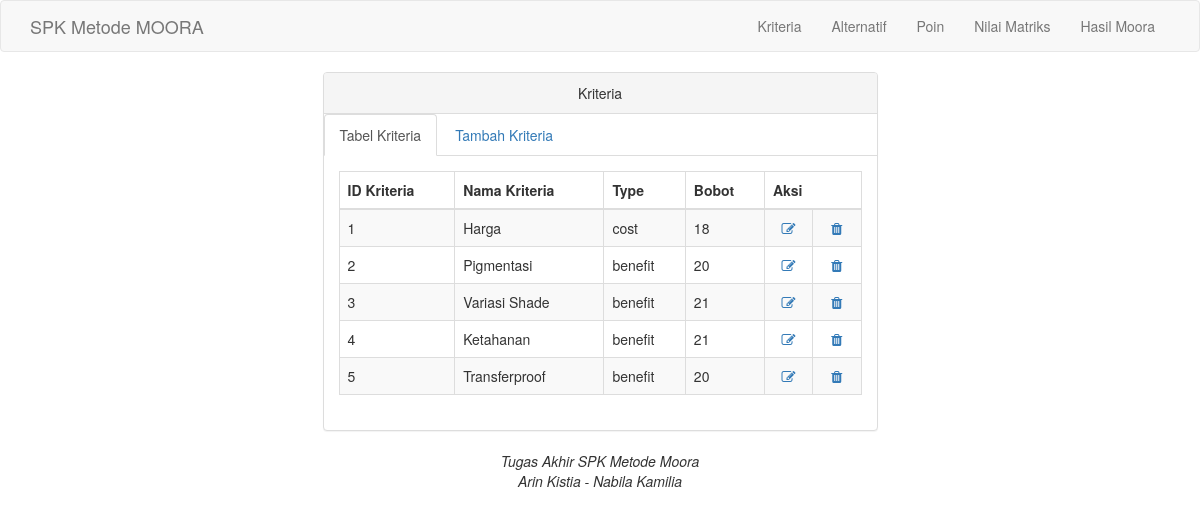
Page /kriteria.php on the committed database.
### tables this page shows
CREATE TABLE `tab_kriteria` (
  `id_kriteria` varchar(10) NOT NULL,
  `nama_kriteria` varchar(50) NOT NULL,
  `type` varchar(10) NOT NULL,
  `bobot` float NOT NULL
);

### kriteria.php (the view, shortened to what this page needs)
<?php
include ("koneksi.php");
 ?>
<!DOCTYPE html>
<html>
  <head>
    <link href="tampilan/css/bootstrap.min.css" rel="stylesheet">
    <link href="tampilan/font-awesome/css/font-awesome.min.css" rel="stylesheet" type="text/css">
  </head>
  <body>
    <nav class="navbar navbar-default navbar-custom">
      <div class="container">
        <div class="navbar-header">
          <a class="navbar-brand" href="index.php">SPK Metode MOORA</a>
        </div>
        <div class="collapse navbar-collapse">
          <ul class="nav navbar-nav navbar-right">
            <li>
              <a href="kriteria.php">Kriteria</a>
            </li>
            <li>
              <a href="alternatif.php">Alternatif</a>
            </li>
            <li>
              <a href="poin.php">Poin</a>
            </li>
            <li>
              <a href="nilmat.php">Nilai Matriks</a>
            </li>
            <li>
              <a href="hastop.php">Hasil Moora</a>
            </li>
          </ul>
        </div>
      </div>
    </nav>
    <div class="container">
      <div class="row">
        <div class="col-lg-6 col-lg-offset-3">
            <div class="panel panel-default">
                <div class="panel-heading text-center">
                    Kriteria
                </div>
                <ul class="nav nav-tabs">
                    <li class="active">
                      <a href="kriteria.php" data-toggle="tab">Tabel Kriteria</a>
                    </li>
                    <li>
                      <a href="kriteriatambah.php" data-toggle="tab">Tambah Kriteria</a>
                    </li>
                </ul>
                <div class="panel-body">
                    <div class="tab-content">
                      <div class="">
                        <table class="table table-striped table-bordered table-hover">
                          <thead>
                            <tr>
                              <th>ID Kriteria</th>
                              <th>Nama Kriteria</th>
                              <th>Type</th>
                              <th>Bobot</th>
                              <th colspan="2">Aksi</th>
                            </tr>
                          </thead>
                          <tbody>
                            <?php
                            $sql = $koneksi->query('SELECT * FROM tab_kriteria');
                            while ($row = $sql->fetch_array()) {
                            ?>
                            <tr>
                              <td><?php echo $row[0] ?></td>
                              <td><?php echo $row[1] ?></td>
                              <td><?php echo $row[2] ?></td>
                              <td><?php echo $row[3] ?></td>
                              <td align="center">
                                <a href="editkriteria.php?id_kriteria=<?php echo $row['id_kriteria'] ?>"> <i class="fa fa-edit fa-fw"></i>
                                </td>
                              <td align="center">
                                <a href="hapuskriteria.php?id_kriteria=<?php echo $row['id_kriteria'] ?>"> <i class="fa fa-trash fa-fw"></i>
                                </td>
                            </tr>
                            <?php } ?>
                          </tbody>
                        </table>
                      </div>
                    </div>
                </div>
            </div>
        </div>
      </div>
    </div>
    <footer class="text-center">
      <div class="footer-below">
        <div class="container">
          <div class="row">
            <div class="col-lg-12">
            <em>Tugas Akhir SPK Metode Moora <br> Arin Kistia - Nabila Kamilia</em>
            </div>
          </div>
        </div>
      </div>
    </footer>
  </body>
</html>

### rows in the picture
tab_kriteria: id_kriteria "1", nama_kriteria "Harga", type "cost", bobot "18"
tab_kriteria: id_kriteria "2", nama_kriteria "Pigmentasi", type "benefit", bobot "20"
tab_kriteria: id_kriteria "3", nama_kriteria "Variasi Shade", type "benefit", bobot "21"
tab_kriteria: id_kriteria "4", nama_kriteria "Ketahanan", type "benefit", bobot "21"
tab_kriteria: id_kriteria "5", nama_kriteria "Transferproof", type "benefit", bobot "20"
